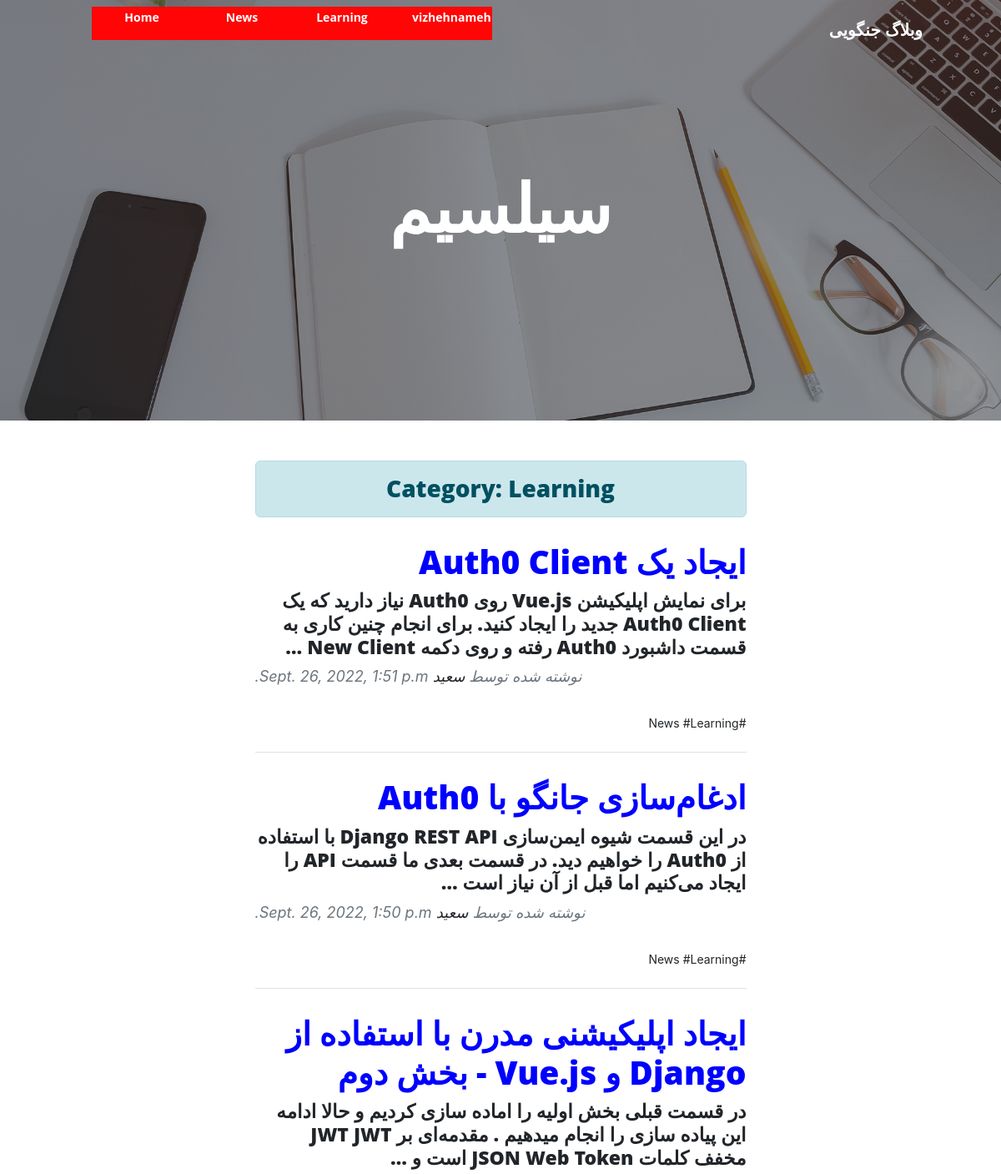
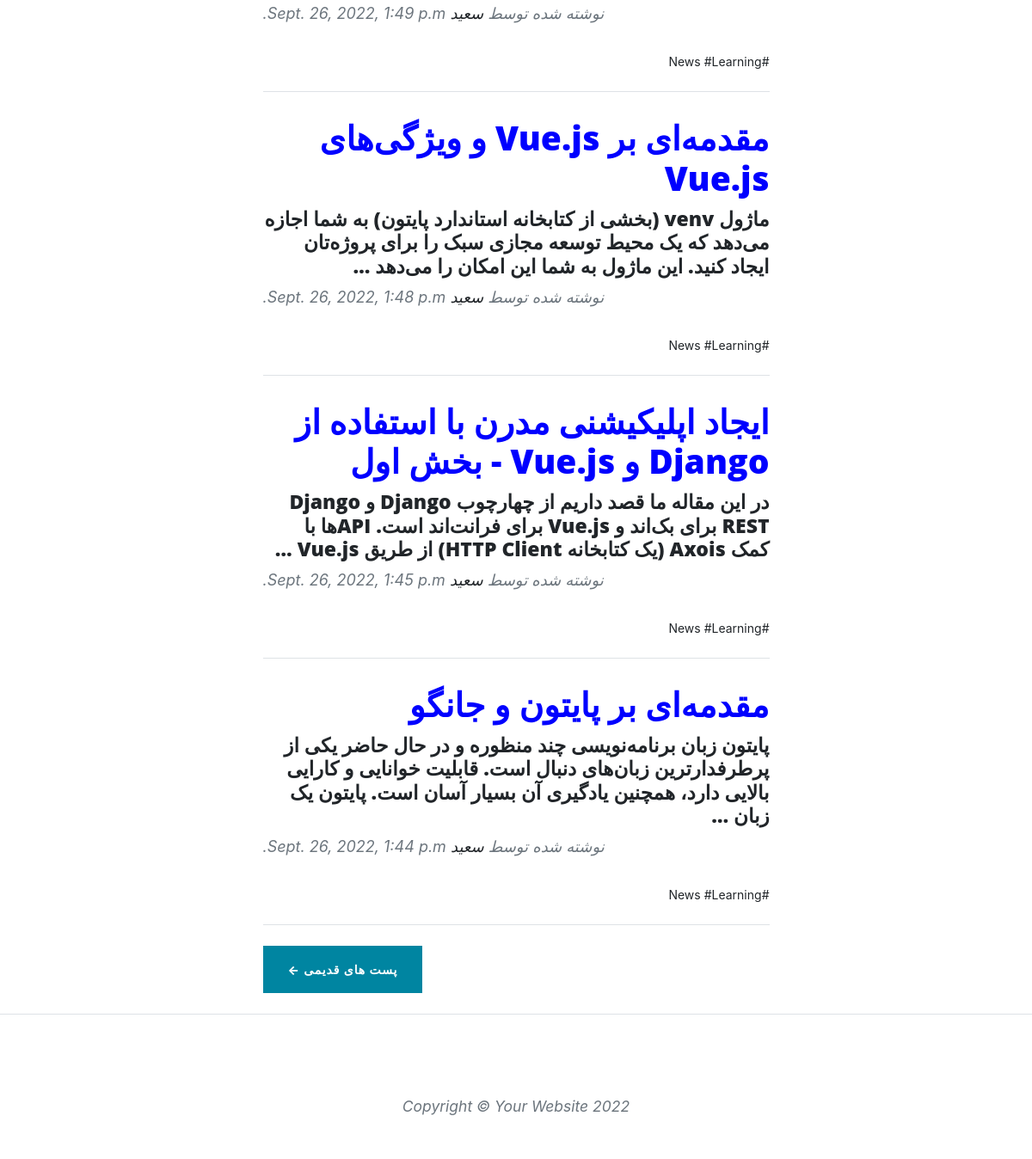
The app's page /category/learning with its own data (2 pictures, top to bottom).
### blog/models.py (models this page shows, shortened)
class Category(models.Model):
    parent = models.ForeignKey('self',default=None,null=True,blank=True,on_delete=models.SET_NULL,related_name="children",verbose_name="subordinate")
    title=models.CharField(max_length=200,)
    slug=models.SlugField(max_length=100,unique=True)
    status=models.BooleanField(default=True,verbose_name="Will it be displayed for you ?")
    position=models.IntegerField()
    class Meta :
        verbose_name="category"
        verbose_name_plural="categorys"
        ordering=['parent__id','position']
    objects = CategoryManager()

class Article(models.Model):
    STATUS_CHOICES=(
        ('d','Draft'),
        ('p',"Publish"),
    )
    title=models.CharField(max_length=200)
    slug=models.SlugField(max_length=100,unique=True)
    category=models.ManyToManyField(Category,verbose_name="category",related_name="articles")
    description=models.TextField()
    thumbnail=models.ImageField(upload_to="images")
    publish=models.DateTimeField(default=timezone.now)
    created=models.DateTimeField(auto_now_add=True)
    updated=models.DateTimeField(auto_now=True)
    status=models.CharField(max_length=1,choices=STATUS_CHOICES)
    def category_published(self):
        return self.category.filter(status=True)
    class Meta :
        verbose_name="article"
        verbose_name_plural="articles"
        ordering=['-publish']
    objects= ArticleManager()

### blog/views.py (the view)
# urls.py: path('category/<slug:slug>',category,name="category"),
def category(request,slug,page=1):
    category= get_object_or_404(Category,slug=slug,status="True")
    articles_list=category.articles.published()
    paginator=Paginator(articles_list,6)
    articles=paginator.get_page(page)
    context={
        "category":category,
        "articles":articles,
    }
    return render (request,"blog/category.html",context)

### blog/models.py (called while the page is built)
    def published(self):
        return self.filter(status='p')

    def active(self):
        return self.filter(status=True)

### blog/templatetags/base_tags.py (called while the page is built)
@register.simple_tag
def title():
    return"وبلاگ جنگویی "

@register.inclusion_tag("blog/partials/category_navbar.html")
def category_navbar():
    return {
        "category":Category.objects.filter(status=True)
    }

### blog/templates/blog/category.html (shortened to what this page needs)
{% extends 'blog/base.html' %}
 {% load static %}
{% block main %}
  <header class="masthead" style="background-image:url('{% static "blog/assets/img/home-bg.jpg" %}')">
    <div class="container position-relative px-4 px-lg-5">
        <div class="row gx-4 gx-lg-5 justify-content-center">
            <div class="col-md-10 col-lg-8 col-xl-7">
                <div class="site-heading">
                    <h1>سیلسیم</h1>
                </div>
            </div>
        </div>
    </div>
  </header>
<div class="container px-4 px-lg-5">
    <div class="row gx-4 gx-lg-5 justify-content-center">
        <div class="col-md-10 col-lg-8 col-xl-7">
            <h3 class="alert alert-primary text-center" > Category: {{ category.title }}</h3>
            {% for article in articles %}
            <div class="post-preview">
                <a href="{% url 'blog:detail' article.slug %}">
                    <h2 class="post-title">{{article.title}}</h2></a>
                    <h5>{{ article.description | truncatewords:30 }}</h5>
                <p class="post-meta">
                    نوشته شده توسط
                    <a href="#!">سعید</a>
                        {{ article.publish }}
                </p>
                <div>
                    {% for cat in article.category_published.all %}
                        <a href="#" >#{{cat.title}}</a>
                    {% endfor %}
                </div>
            </div>
            <hr class="my-4" />
            {% endfor %}
            {% if articles.has_next%}
            <div class="d-flex justify-content-end mb-4 pager-botton"><a class="btn btn-primary text-uppercase" href="{% url 'blog:category'  category.slug articles.next_page_number %}">پست های قدیمی &larr;</a></div>
            {% endif  %}
        </div>
    </div>
</div>
{% endblock %}

### blog/templates/blog/partials/category_navbar.html (shortened to what this page needs)
<div class="collapse navbar-collapse nav " id="navbarResponsive">
    <ul >
        <li class="nav-item">
            <a class="nav-link " href="{% url 'blog:home'%}">Home</a>
        </li>
        {% for cat in category %}
            {% if cat.parent == None %}
                <li class="nav-item">
                    <a class="nav-link"  href="{% url 'blog:category' cat.slug %}"> {{cat.title}} </a>
                </li>
            {% endif %}
        {% endfor %}
    </ul>
</div>

### blog/static/blog/css/rtl.css (style rules this page uses)
body { font-family:"Sahel"; font-size:14px; direction:rtl; text-align:right; }
.nav-item { direction: ltr; float: left; }
.post-preview { text-align:right; font-size:14px; }
.post-meta { text-align:left; }
.pager-botton { float:left; margin-right: 10px; }
.post-title { font-size: 39px !important; }
.post-title { color:blue ; }
.post-preview h5 { font-size: 23px !important; }
.nav-link { color: white !important; }
.nav { direction:ltr; }
.nav li { width: 120px; height: 40px; font-size: 14px; line-height: 26px; list-style: none; text-align: center; background:#ff0505; }
.nav li a { color:#fff !important; font-weight: bold; }
.nav ul li a { text-decoratio:none; color:#000000; display:block; transition: .3s background-color; padding:0 24px; }
.nav a { border-bottom:none; }

### records on screen
Category: title "News"
Category: title "Learning"
Category: title "vizhehnameh"
Article: title "ایجاد یک Auth0 Client", description "برای نمایش اپلیکیشن Vue.js روی Auth0 نیاز دارید که یک Auth0 Client جدید را ایجاد کنید. برای انجام چنین کاری به قسمت داشبورد Auth0 رفته و روی دکمه New Client …", publish "Sept. 26, 2022, 1:51 p.m."
Article: title "ادغام‌سازی جانگو با Auth0", description "در این قسمت شیوه ایمن‌سازی Django REST API با استفاده از Auth0 را خواهیم دید. در قسمت بعدی ما قسمت API را ایجاد می‌کنیم اما قبل از آن نیاز است …", publish "Sept. 26, 2022, 1:50 p.m."
Article: title "ایجاد اپلیکیشنی مدرن با استفاده از Django و Vue.js - بخش دوم", description "در قسمت قبلی بخش اولیه را اماده سازی کردیم و حالا ادامه این پیاده سازی را انجام میدهیم . مقدمه‌ای بر JWT JWT مخفف کلمات JSON Web Token است و …", publish "Sept. 26, 2022, 1:49 p.m."
Article: title "مقدمه‌ای بر Vue.js و ویژگی‌های Vue.js", description "ماژول venv (بخشی از کتابخانه استاندارد پایتون) به شما اجازه می‌دهد که یک محیط توسعه مجازی سبک را برای پروژه‌تان ایجاد کنید. این ماژول به شما این امکان را می‌دهد …", publish "Sept. 26, 2022, 1:48 p.m."
Article: title "ایجاد اپلیکیشنی مدرن با استفاده از Django و Vue.js - بخش اول", description "در این مقاله ما قصد داریم از چهارچوب Django و Django REST برای بک‌اند و Vue.js برای فرانت‌اند است. APIها با کمک Axois (یک کتابخانه HTTP Client) از طریق Vue.js …", publish "Sept. 26, 2022, 1:45 p.m."
Article: title "مقدمه‌ای بر پایتون و جانگو", description "پایتون زبان برنامه‌نویسی چند منظوره و در حال حاضر یکی از پرطرفدارترین زبان‌های دنبال است. قابلیت خوانایی و کارایی بالایی دارد، همچنین یادگیری آن بسیار آسان است. پایتون یک زبان …", publish "Sept. 26, 2022, 1:44 p.m."
